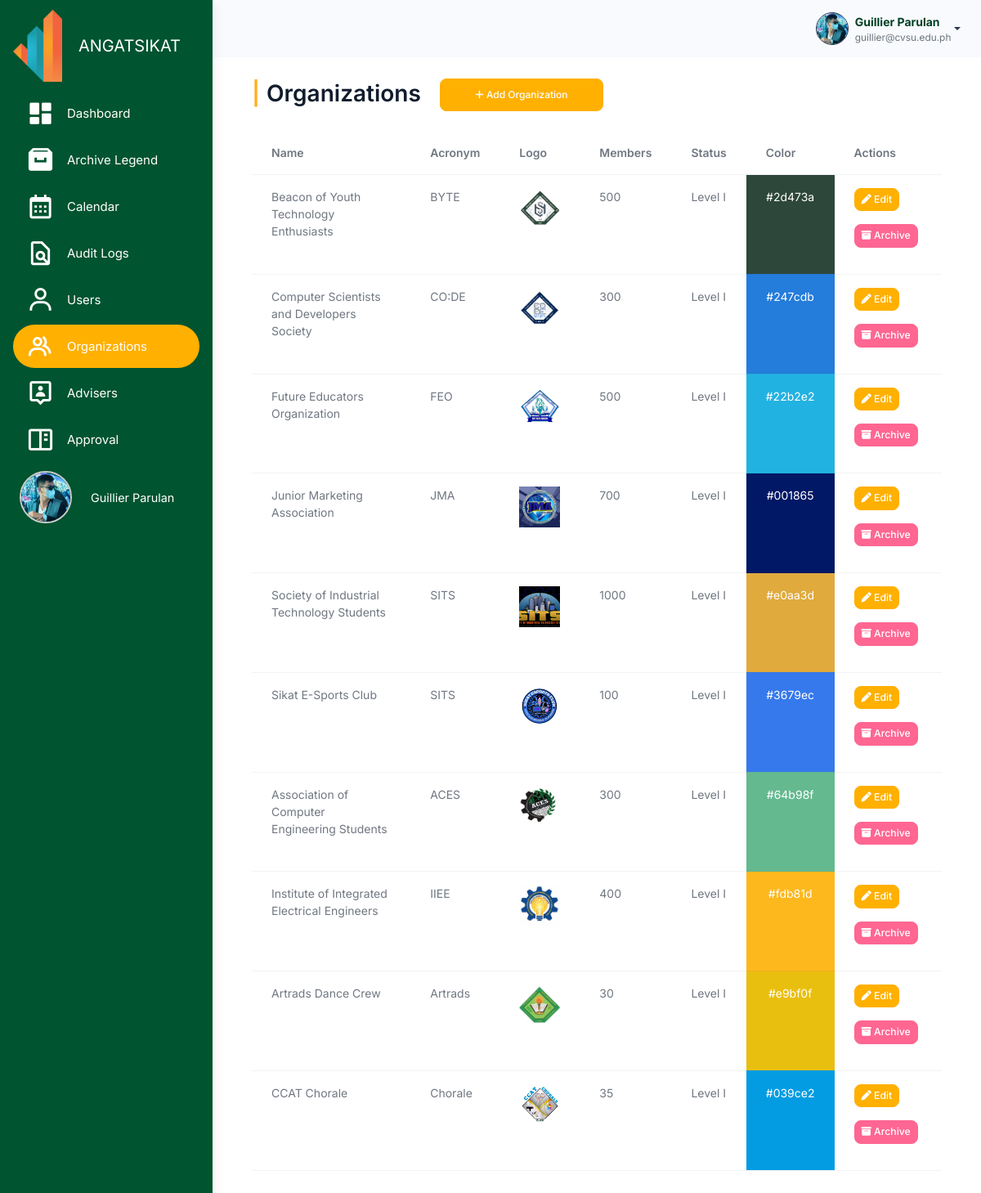
Page /src/organization_management/organizations.php (signed in) on the earlier database version.
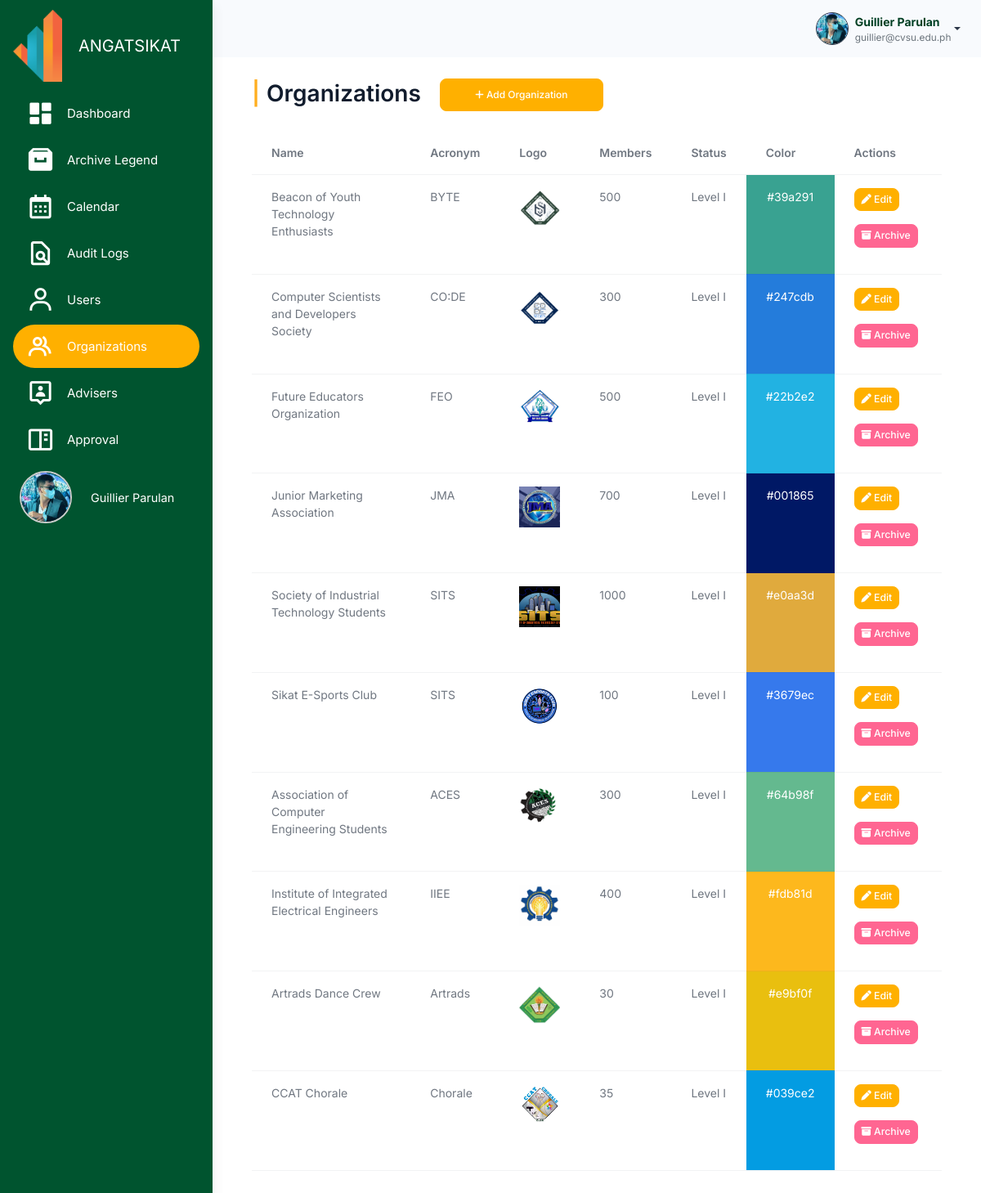
Same page on the later database version.
### tables this page shows
CREATE TABLE `organizations` (
  `organization_id` int(11) NOT NULL,
  `organization_name` varchar(255) NOT NULL,
  `acronym` varchar(100) NOT NULL,
  `organization_logo` varchar(255) DEFAULT NULL,
  `organization_members` int(11) NOT NULL DEFAULT 0,
  `organization_status` enum('Probationary','Level I','Level II') NOT NULL DEFAULT 'Probationary',
  `organization_color` varchar(7) DEFAULT NULL,
  `archived` tinyint(1) DEFAULT 0,
  `created_at` timestamp NOT NULL DEFAULT current_timestamp(),
  `balance` decimal(15,2) DEFAULT 0.00,
  `beginning_balance` decimal(15,2) DEFAULT 0.00,
  `income` decimal(15,2) DEFAULT 0.00,
  `expense` decimal(15,2) DEFAULT 0.00,
  `cash_on_bank` decimal(15,2) DEFAULT 0.00,
  `cash_on_hand` decimal(15,2) DEFAULT 0.00
);

### src/organization_management/organizations.php (the view, shortened to what the changed rows need)
<?php
include '../connection.php';
$sql = "SELECT * FROM organizations WHERE archived = 0";
$result = $conn->query($sql);
?>
<!DOCTYPE html>
<html lang="en">
<head>
    <link rel="stylesheet" href="../assets/css/styles.min.css" />
    <link rel="stylesheet" href="../activity_management/css/activities.css" />
    <link href="https://unpkg.com/boxicons@2.1.4/css/boxicons.min.css" rel="stylesheet" />
    <link rel="stylesheet" href="https://cdnjs.cloudflare.com/ajax/libs/font-awesome/6.6.0/css/all.min.css">
    <link rel="stylesheet" href="https://cdn.datatables.net/2.1.7/css/dataTables.bootstrap.min.css" />
</head>
<body>
     <div class="page-wrapper" id="main-wrapper" data-layout="vertical" data-navbarbg="skin6" data-sidebartype="full"
        data-sidebar-position="fixed" data-header-position="fixed">
        <div class="body-wrapper">
            <div class="container mt-5 p-5">
                <h2 class="mb-4"><span class="text-warning fw-bold me-2">|</span>Organizations
                    <button class="btn btn-primary ms-3" data-bs-toggle="modal" data-bs-target="#addOrganizationModal"
                        style="height: 40px; width: 200px; border-radius: 8px; font-size: 12px;">
                        <i class="fa-solid fa-plus"></i> Add Organization
                    </button>
                </h2>
                <div class="table-responsive">
                    <table id="organizationsTable" class="table">
                        <thead>
                            <tr>
                                <th>Name</th>
                                <th>Acronym</th>
                                <th>Logo</th>
                                <th>Members</th>
                                <th>Status</th>
                                <th>Color</th>
                                <th>Actions</th>
                            </tr>
                        </thead>
                        <tbody>
                            <?php
                            if ($result->num_rows > 0) {
                                while($row = $result->fetch_assoc()) {
                                    $organization_logo = $row['organization_logo'];
                                    $logo_path = !empty($organization_logo) && file_exists('uploads/' . $organization_logo)
                                                ? 'uploads/' . $organization_logo
                                                : 'uploads/default_logo.png';
                                    $organization_color = !empty($row['organization_color']) ? $row['organization_color'] : '#FFFFFF';
                                    echo "<tr>
                                            <td>{$row['organization_name']}</td>
                                            <td>{$row['acronym']}</td>
                                            <td><img src='$logo_path' alt='Logo' style='width: 50px; height: 50px; object-fit: cover;'></td>
                                            <td>{$row['organization_members']}</td>
                                            <td>{$row['organization_status']}</td>
                                            <td style='background-color: {$organization_color}; color: white; text-align: center;'>
                                                {$organization_color}
                                            </td>
                                            <td>
                                                <button class='btn btn-primary btn-sm edit-btn mb-3'
                                                        data-bs-toggle='modal'
                                                        data-bs-target='#editOrganizationModal'
                                                        data-id='{$row['organization_id']}'>
                                                    <i class='fa-solid fa-pen'></i> Edit
                                                </button>
                                                <button class='btn btn-danger btn-sm archive-btn mb-3'
                                                        data-id='{$row['organization_id']}'>
                                                    <i class='fa-solid fa-box-archive'></i> Archive
                                                </button>
                                            </td>
                                        </tr>";
                                }
                            } else {
                                echo "<tr><td colspan='7' class='text-center'>No organizations found</td></tr>";
                            }
                            ?>
                        </tbody>
                    </table>
                </div>
            </div>
    </div>
    </div>
</body>
</html>

Differences in the rows shown:
changed organizations "Beacon of Youth Technology Enthusiasts": organization_color "#2d473a" → "#39a291"
